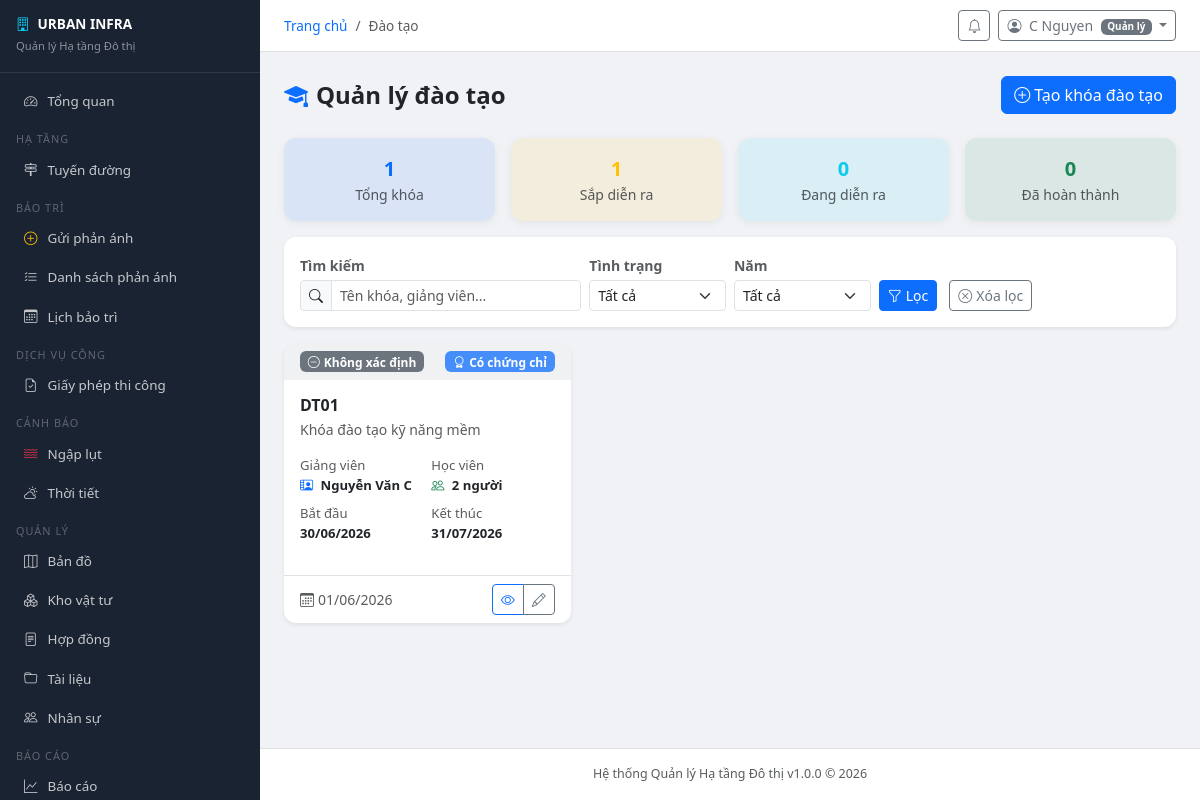
Page /hr/trainings/ (signed in) on the committed database.
### accounts/models.py (models this page shows, shortened)
class User(AbstractUser):
    ROLE_CHOICES = [
        ('admin', 'Quản trị viên hệ thống'),
        ('manager', 'Quản lý'),
        ('staff', 'Cán bộ kỹ thuật'),
        ('inspector', 'Kiểm định viên'),
        ('citizen', 'Người dân'),
    ]
    role = models.CharField('Vai trò', max_length=20, choices=ROLE_CHOICES, default='citizen')
    phone = models.CharField('Số điện thoại', max_length=15, blank=True)
    avatar = models.ImageField('Ảnh đại diện', upload_to='avatars/', blank=True, null=True)
    address = models.TextField('Địa chỉ', blank=True)
    district = models.CharField('Quận/Huyện', max_length=100, blank=True)
    ward = models.CharField('Phường/Xã', max_length=100, blank=True)
    is_locked = models.BooleanField('Bị khóa', default=False)
    locked_reason = models.TextField('Lý do khóa', blank=True)
    otp_secret = models.CharField(max_length=32, blank=True)
    two_factor_enabled = models.BooleanField('Xác thực 2 bước', default=False)
    created_at = models.DateTimeField('Ngày tạo', auto_now_add=True)
    updated_at = models.DateTimeField('Cập nhật', auto_now=True)
    class Meta:
        verbose_name = 'Người dùng'
        verbose_name_plural = 'Người dùng'
    @property
    def is_admin(self):
        return self.role == 'admin' or self.is_superuser
    @property
    def is_staff_member(self):
        return self.role in ('admin', 'manager', 'staff', 'inspector')

### hr/models.py (models this page shows, shortened)
class Training(models.Model):
    title = models.CharField('Khóa đào tạo', max_length=200)
    description = models.TextField(blank=True)
    trainer = models.CharField('Giảng viên', max_length=100, blank=True)
    start_date = models.DateField('Ngày bắt đầu')
    end_date = models.DateField('Ngày kết thúc')
    participants = models.ManyToManyField(Employee, blank=True, related_name='trainings')
    certificate_required = models.BooleanField('Cấp chứng chỉ', default=False)
    created_at = models.DateTimeField(auto_now_add=True)
    class Meta:
        verbose_name = 'Đào tạo'
        verbose_name_plural = 'Đào tạo'

### hr/views.py (the view)
# urls.py: path('trainings/', views.training_list, name='training_list'),
@login_required
@staff_required
def training_list(request):
    today = date.today()
    qs = Training.objects.prefetch_related('participants').annotate(
        participants_count=Count('participants')
    )
    q = request.GET.get('q', '').strip()
    if q:
        qs = qs.filter(Q(title__icontains=q) | Q(trainer__icontains=q))
    status_filter = request.GET.get('status', '')
    year_filter = request.GET.get('year', '')
    if year_filter:
        qs = qs.filter(start_date__year=int(year_filter))
    training_list_data = []
    for tr in qs.order_by('-start_date'):
        if tr.start_date > today:
            tr.status = 'upcoming'
        elif tr.end_date < today:
            tr.status = 'completed'
        else:
            tr.status = 'ongoing'
            total = (tr.end_date - tr.start_date).days or 1
            elapsed = (today - tr.start_date).days
            tr.progress_pct = min(100, int(elapsed / total * 100))
        tr.name = tr.title
        tr.instructor = tr.trainer
        tr.location = getattr(tr, 'location', '')
        if status_filter and tr.status != status_filter:
            continue
        training_list_data.append(tr)
    all_trainings = Training.objects.all()
    stats = {
        'total': all_trainings.count(),
        'upcoming': sum(1 for t in all_trainings if t.start_date > today),
        'ongoing': sum(1 for t in all_trainings if t.start_date <= today <= t.end_date),
        'completed': sum(1 for t in all_trainings if t.end_date < today),
    }
    year_list = (
        Training.objects.dates('start_date', 'year')
        .values_list('start_date__year', flat=True)
        .distinct().order_by('-start_date__year')
    )
    paginator = Paginator(training_list_data, 12)
    page = paginator.get_page(request.GET.get('page', 1))
    return render(request, 'hr/training_list.html', {
        'page_obj': page,
        'stats': stats,
        'year_list': list(year_list),
        'page_title': 'Đào tạo',
    })

### urban_infra/context_processors.py (called while the page is built)
def global_context(request):
    context = {
        'SYSTEM_NAME': settings.SYSTEM_NAME,
        'SYSTEM_SHORT_NAME': settings.SYSTEM_SHORT_NAME,
        'SYSTEM_VERSION': settings.SYSTEM_VERSION,
    }
    if request.user.is_authenticated:
        from notifications.models import Notification
        context['unread_count'] = Notification.objects.filter(
            recipient=request.user, is_read=False
        ).count()
    return context

### hr/templates/hr/training_list.html (shortened to what this page needs)
{% extends "base.html" %}
{% load static %}
{% block content %}
<div class="d-flex align-items-center justify-content-between mb-4">
  <h4 class="fw-bold mb-0">
    <i class="bi bi-mortarboard-fill text-primary me-2"></i>Quản lý đào tạo
  </h4>
  {% if user.is_admin or user.is_staff_member %}
  <a href="{% url 'hr:training_create' %}" class="btn btn-primary">
    <i class="bi bi-plus-circle me-1"></i>Tạo khóa đào tạo
  </a>
  {% endif %}
</div>
<div class="row g-3 mb-3">
  <div class="col-6 col-md-3">
    <div class="card border-0 bg-primary bg-opacity-10 text-center py-3">
      <div class="fw-bold fs-5 text-primary">{{ stats.total|default:0 }}</div>
      <div class="small text-muted">Tổng khóa</div>
    </div>
  </div>
  <div class="col-6 col-md-3">
    <div class="card border-0 bg-warning bg-opacity-10 text-center py-3">
      <div class="fw-bold fs-5 text-warning">{{ stats.upcoming|default:0 }}</div>
      <div class="small text-muted">Sắp diễn ra</div>
    </div>
  </div>
  <div class="col-6 col-md-3">
    <div class="card border-0 bg-info bg-opacity-10 text-center py-3">
      <div class="fw-bold fs-5 text-info">{{ stats.ongoing|default:0 }}</div>
      <div class="small text-muted">Đang diễn ra</div>
    </div>
  </div>
  <div class="col-6 col-md-3">
    <div class="card border-0 bg-success bg-opacity-10 text-center py-3">
      <div class="fw-bold fs-5 text-success">{{ stats.completed|default:0 }}</div>
      <div class="small text-muted">Đã hoàn thành</div>
    </div>
  </div>
</div>
<div class="card border-0 shadow-sm mb-3">
  <div class="card-body py-3">
    <form method="get" class="row g-2 align-items-end">
      <div class="col-md-4">
        <label class="form-label small fw-semibold text-muted mb-1">Tìm kiếm</label>
        <div class="input-group input-group-sm">
          <span class="input-group-text"><i class="bi bi-search"></i></span>
          <input type="text" name="q" class="form-control"
                 placeholder="Tên khóa, giảng viên..." value="{{ q }}">
        </div>
      </div>
      <div class="col-md-2">
        <label class="form-label small fw-semibold text-muted mb-1">Tình trạng</label>
        <select name="status" class="form-select form-select-sm" onchange="this.form.submit()">
          <option value="">Tất cả</option>
        </select>
      </div>
      <div class="col-md-2">
        <label class="form-label small fw-semibold text-muted mb-1">Năm</label>
        <select name="year" class="form-select form-select-sm" onchange="this.form.submit()">
          <option value="">Tất cả</option>
        </select>
      </div>
      <div class="col-md-4">
        <button type="submit" class="btn btn-primary btn-sm me-2">
          <i class="bi bi-funnel me-1"></i>Lọc
        </button>
        <a href="{% url 'hr:training_list' %}" class="btn btn-outline-secondary btn-sm">
          <i class="bi bi-x-circle me-1"></i>Xóa lọc
        </a>
      </div>
    </form>
  </div>
</div>
<div class="row g-3">
  {% for tr in page_obj %}
  <div class="col-md-6 col-xl-4">
    <div class="card border-0 shadow-sm h-100">
      <div class="card-header border-0 py-2 px-3
        {% if tr.computed_status == 'completed' %}bg-success
        {% elif tr.computed_status == 'ongoing' %}bg-info
        {% elif tr.computed_status == 'upcoming' %}bg-warning
        {% else %}bg-secondary{% endif %}
        bg-opacity-10">
        <div class="d-flex align-items-center justify-content-between">
          {% if tr.computed_status == 'completed' %}
            <span class="badge bg-success"><i class="bi bi-check-circle me-1"></i>Hoàn thành</span>
          {% elif tr.computed_status == 'ongoing' %}
            <span class="badge bg-info text-dark"><i class="bi bi-play-circle me-1"></i>Đang diễn ra</span>
          {% elif tr.computed_status == 'upcoming' %}
            <span class="badge bg-warning text-dark"><i class="bi bi-clock me-1"></i>Sắp diễn ra</span>
          {% else %}
            <span class="badge bg-secondary"><i class="bi bi-dash-circle me-1"></i>Không xác định</span>
          {% endif %}
          {% if tr.certificate_required %}
          <span class="badge bg-primary bg-opacity-75">
            <i class="bi bi-award me-1"></i>Có chứng chỉ
          </span>
          {% endif %}
        </div>
      </div>
      <div class="card-body">
        <h6 class="fw-bold mb-1">{{ tr.title }}</h6>
        <p class="text-muted small mb-3">{{ tr.description|truncatechars:100|default:"Chưa có mô tả." }}</p>
        <div class="row g-2 mb-3" style="font-size:.82rem">
          <div class="col-6">
            <div class="text-muted">Giảng viên</div>
            <div class="fw-semibold text-truncate" title="{{ tr.trainer }}">
              <i class="bi bi-person-video2 text-primary me-1"></i>
              {{ tr.trainer|default:"—" }}
            </div>
          </div>
          <div class="col-6">
            <div class="text-muted">Học viên</div>
            <div class="fw-semibold">
              <i class="bi bi-people text-success me-1"></i>
              {{ tr.participants_count }} người
            </div>
          </div>
          <div class="col-6">
            <div class="text-muted">Bắt đầu</div>
            <div class="fw-semibold">{{ tr.start_date|date:"d/m/Y" }}</div>
          </div>
          <div class="col-6">
            <div class="text-muted">Kết thúc</div>
            <div class="fw-semibold">{{ tr.end_date|date:"d/m/Y" }}</div>
          </div>
        </div>
      </div>
      <div class="card-footer bg-transparent border-top d-flex justify-content-between align-items-center py-2">
        <small class="text-muted">
          <i class="bi bi-calendar3 me-1"></i>{{ tr.created_at|date:"d/m/Y" }}
        </small>
        <div class="btn-group btn-group-sm">
          <a href="{% url 'hr:training_detail' tr.pk %}"
             class="btn btn-outline-primary btn-sm" title="Xem chi tiết">
            <i class="bi bi-eye"></i>
          </a>
          {% if user.is_admin or user.is_staff_member %}
          <a href="{% url 'hr:training_edit' tr.pk %}"
             class="btn btn-outline-secondary btn-sm" title="Chỉnh sửa">
            <i class="bi bi-pencil"></i>
          </a>
          {% endif %}
        </div>
      </div>
    </div>
  </div>
  {% endfor %}
</div>
{% endblock %}

### templates/base.html (shortened to what this page needs)
<!DOCTYPE html>
<html lang="vi">
<head>
<link rel="stylesheet" href="https://cdnjs.cloudflare.com/ajax/libs/bootstrap/5.3.2/css/bootstrap.min.css">
<link rel="stylesheet" href="https://cdnjs.cloudflare.com/ajax/libs/bootstrap-icons/1.11.3/font/bootstrap-icons.min.css">
</head>
<body>
{% if user.is_authenticated %}
<div class="sidebar" id="sidebar">
  <div class="brand">
    <h6><i class="bi bi-building me-2 text-info"></i>{{ SYSTEM_SHORT_NAME }}</h6>
    <small>Quản lý Hạ tầng Đô thị</small>
  </div>
  <nav class="py-2">
    <a href="{% url 'dashboard' %}" class="nav-link"><i class="bi bi-speedometer2"></i>Tổng quan</a>
    <div class="nav-section">Hạ tầng</div>
    <a href="{% url 'infrastructure:road_list' %}" class="nav-link"><i class="bi bi-signpost-2"></i>Tuyến đường</a>
    <div class="nav-section">Bảo trì</div>
    <a href="{% url 'maintenance:request_create' %}" class="nav-link"><i class="bi bi-plus-circle text-warning"></i>Gửi phản ánh</a>
    <a href="{% url 'maintenance:request_list' %}" class="nav-link"><i class="bi bi-list-check"></i>Danh sách phản ánh</a>
    <a href="{% url 'maintenance:schedule_list' %}" class="nav-link"><i class="bi bi-calendar3"></i>Lịch bảo trì</a>
    <div class="nav-section">Dịch vụ công</div>
    <a href="{% url 'permits:list' %}" class="nav-link"><i class="bi bi-file-earmark-check"></i>Giấy phép thi công</a>
    <div class="nav-section">Cảnh báo</div>
    <a href="{% url 'flood:alert_list' %}" class="nav-link"><i class="bi bi-water text-danger"></i>Ngập lụt</a>
    <a href="{% url 'weather:current' %}" class="nav-link"><i class="bi bi-cloud-sun"></i>Thời tiết</a>
    <div class="nav-section">Quản lý</div>
    <a href="{% url 'maps:map' %}" class="nav-link"><i class="bi bi-map"></i>Bản đồ</a>
    <a href="{% url 'inventory:material_list' %}" class="nav-link"><i class="bi bi-boxes"></i>Kho vật tư</a>
    <a href="{% url 'contracts:contract_list' %}" class="nav-link"><i class="bi bi-file-text"></i>Hợp đồng</a>
    <a href="{% url 'documents:list' %}" class="nav-link"><i class="bi bi-folder"></i>Tài liệu</a>
    {% if user.is_staff_member %}
    <a href="{% url 'hr:employee_list' %}" class="nav-link"><i class="bi bi-people"></i>Nhân sự</a>
    {% endif %}
    <div class="nav-section">Báo cáo</div>
    <a href="{% url 'reports:summary' %}" class="nav-link"><i class="bi bi-graph-up"></i>Báo cáo</a>
  </nav>
</div>
<div class="main-content">
  <div class="topbar">
    <div class="d-flex align-items-center gap-3">
      <nav>
        <ol class="breadcrumb mb-0" style="font-size:.85rem">
          <li class="breadcrumb-item"><a href="/" class="text-decoration-none">Trang chủ</a></li>
          {% if page_title %}<li class="breadcrumb-item active">{{ page_title }}</li>{% endif %}
        </ol>
      </nav>
    </div>
    <div class="d-flex align-items-center gap-2">
      <a href="{% url 'notifications:list' %}" class="btn btn-sm btn-outline-secondary position-relative">
        <i class="bi bi-bell"></i>
      </a>
      <div class="dropdown">
        <button class="btn btn-sm btn-outline-secondary dropdown-toggle" data-bs-toggle="dropdown">
          <i class="bi bi-person-circle me-1"></i>
          {{ user.get_full_name|default:user.username }}
          <span class="badge bg-secondary ms-1" style="font-size:.62rem">{{ user.get_role_display }}</span>
        </button>
      </div>
    </div>
  </div>
  <div class="content-area">
{% endif %}
{% block content %}{% endblock %}
{% if user.is_authenticated %}
  </div>
  <footer class="text-center py-3 text-muted"
          style="font-size:.78rem; border-top:1px solid #e0e0e0; background:#fff;">
    {{ SYSTEM_NAME }} v{{ SYSTEM_VERSION }} &copy; {% now "Y" %}
  </footer>
</div>
{% else %}
</div>
{% endif %}
</body>
</html>

### templates/base.html (style rules this page uses)
:root { --sidebar-width: 260px; --sidebar-bg: #1a2332; --sidebar-hover: #2c3e55; }
body { font-family: 'Segoe UI', sans-serif; background: #f0f2f5; }
.sidebar { width: var(--sidebar-width); height: 100vh; background: var(--sidebar-bg); position: fixed; top: 0; left: 0; z-index: 1000; overflow-y: auto; }
.sidebar .brand { padding: 16px; border-bottom: 1px solid rgba(255,255,255,.1); }
.sidebar .brand h6 { color: #fff; font-weight: 700; margin: 0; font-size: .85rem; }
.sidebar .brand small { color: rgba(255,255,255,.5); font-size: .7rem; }
.sidebar .nav-link { color: rgba(255,255,255,.75); padding: 9px 16px; border-radius: 6px; margin: 1px 8px; font-size: .84rem; display: flex; align-items: center; gap: 10px; text-decoration: none; }
.nav-section { color: rgba(255,255,255,.3); font-size: .68rem; text-transform: uppercase; letter-spacing: 1px; padding: 10px 16px 2px; }
.main-content { margin-left: var(--sidebar-width); min-height: 100vh; display: flex; flex-direction: column; }
.topbar { background: #fff; padding: 10px 24px; border-bottom: 1px solid #e0e0e0; display: flex; align-items: center; justify-content: space-between; position: sticky; top: 0; z-index: 100; }
.content-area { padding: 24px; flex: 1; }
.card { border: none; border-radius: 12px; box-shadow: 0 2px 8px rgba(0,0,0,.06); }
.card-header { background: #fff; border-bottom: 1px solid #f0f0f0; border-radius: 12px 12px 0 0 !important; padding: 16px 20px; }

### rows in the picture
User: get_full_name "C Nguyen", role "Quản lý"
Training: certificate_required True (drawn), title "DT01", description "Khóa đào tạo kỹ năng mềm", trainer "Nguyễn Văn C", participants_count "2", start_date "30/06/2026", end_date "31/07/2026", created_at "01/06/2026"

### other values in the picture
{{ SYSTEM_SHORT_NAME }} "URBAN INFRA"
{{ page_title }} "Đào tạo"
{{ stats.total|default:0 }} "1"
{{ stats.upcoming|default:0 }} "1"
{{ stats.ongoing|default:0 }} "0"
{{ stats.completed|default:0 }} "0"
{{ SYSTEM_NAME }} "Hệ thống Quản lý Hạ tầng Đô thị"
{{ SYSTEM_VERSION }} "1.0.0"
